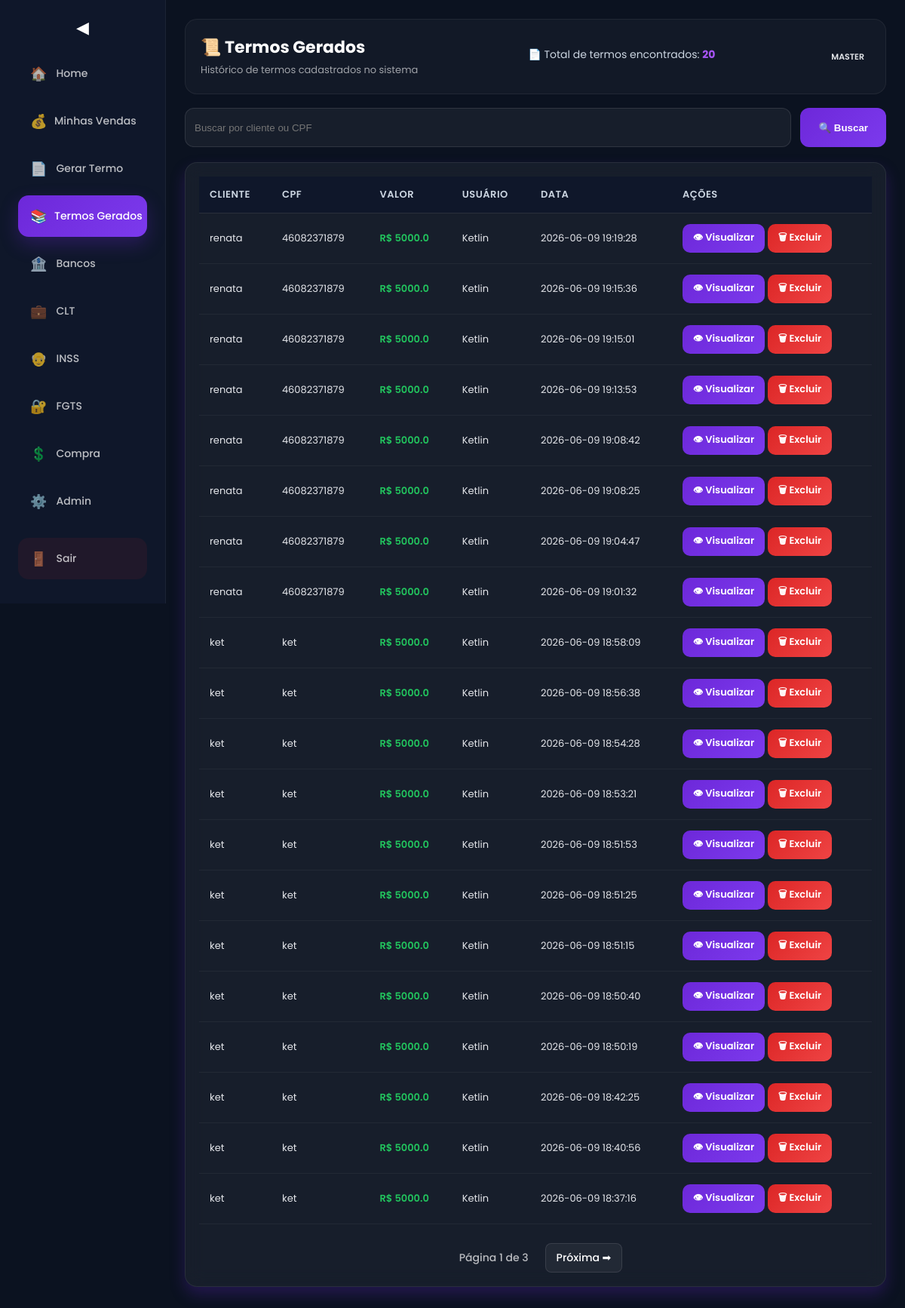
Before: /termos/historico (signed in) with the older database file.
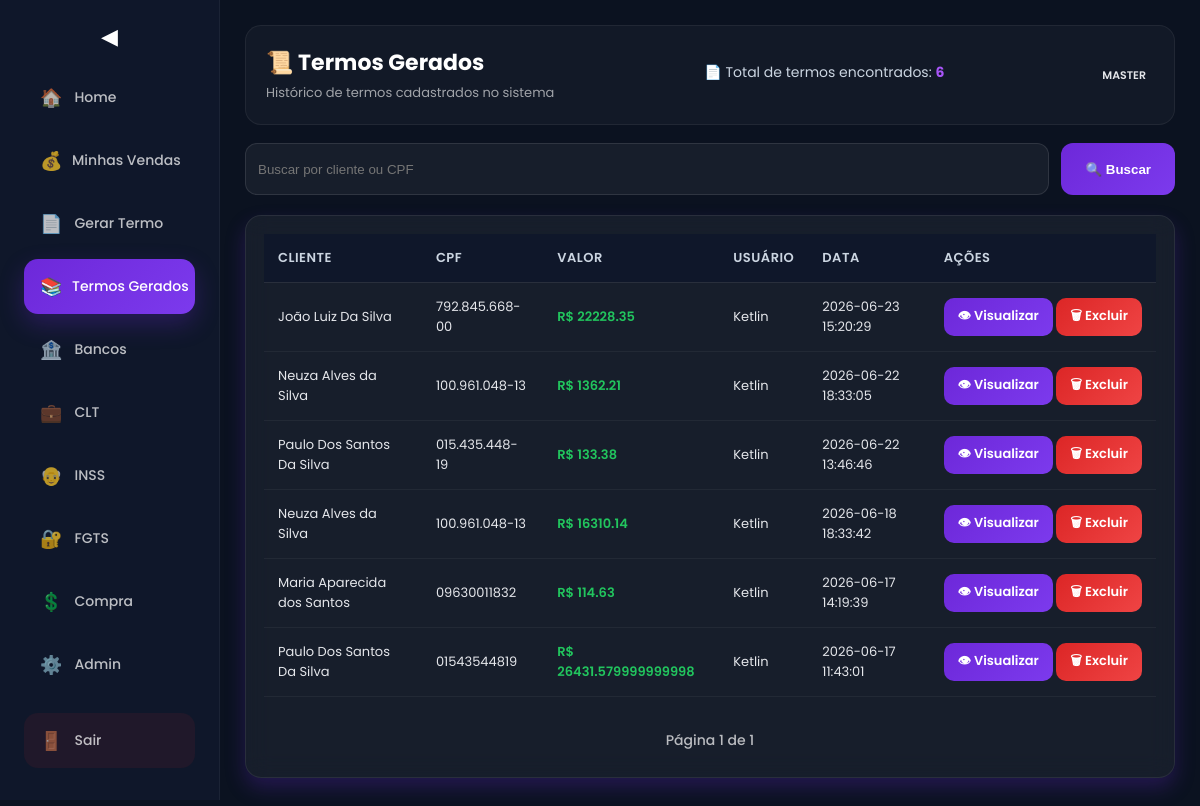
After: the same page with the newer database file.
### tables this page shows
CREATE TABLE termos (
    id INTEGER PRIMARY KEY AUTOINCREMENT,
    cliente TEXT NOT NULL,
    cpf TEXT NOT NULL,
    rg TEXT,
    profissao TEXT,
    endereco TEXT,
    numero TEXT,
    complemento TEXT,
    cidade TEXT,
    estado TEXT,

    valor_total REAL NOT NULL,
    valor_extenso TEXT,

    usuario_id INTEGER,
    usuario_nome TEXT,

    data_criacao DATETIME DEFAULT CURRENT_TIMESTAMP,

    texto_final TEXT,
    pdf_path TEXT
);

### app.py (the view, shortened to what this page needs)
@app.route("/termos/historico")
def historico():
    if "usuario_id" not in session:
        return redirect("/")
    pagina = request.args.get("pagina", 1, type=int)
    busca = request.args.get("busca", "").strip()
    busca_limpa = "".join(filter(str.isdigit, busca))
    por_pagina = 20
    offset = (pagina - 1) * por_pagina
    conn = conectar()
    cursor = conn.cursor()
    filtros = []
    params = []
    if session.get("tipo") not in ["master", "adm", "admin"]:
        filtros.append("usuario_id = ?")
        params.append(session["usuario_id"])
    where_sql = ""
    if filtros:
        where_sql = "WHERE " + " AND ".join(filtros)
    cursor.execute(f"""
        SELECT COUNT(*)
        FROM termos
        {where_sql}
    """, params)
    total = cursor.fetchone()[0]
    cursor.execute(f"""
        SELECT *
        FROM termos
        {where_sql}
        ORDER BY id DESC
        LIMIT ? OFFSET ?
    """, params + [por_pagina, offset])
    historico = cursor.fetchall()
    conn.close()
    total_paginas = ceil(total / por_pagina)
    return render_template(
        "historico.html",
        historico=historico,
        pagina=pagina,
        total_paginas=total_paginas,
        total=total,
        busca=busca,
        tipo=session.get("tipo")
    )

### app.py (called while the page is built)
def conectar():
    conn = sqlite3.connect("banco.db")
    conn.row_factory = sqlite3.Row
    return conn

### templates/historico.html (shortened to what this page needs)
<!DOCTYPE html>
<html lang="pt-br">
<head>
<link rel="stylesheet" href="/static/style.css">
</head>
<body>
<div class="sidebar" id="sidebar">
    <button class="toggle-btn" onclick="toggleSidebar()">
        ◀
    </button>
    <a href="/home">
        <span class="icon">🏠</span>
        <span class="text">Home</span>
    </a>
    <a href="/vendas">
        <span class="icon">💰</span>
        <span class="text">Minhas Vendas</span>
    </a>
    <a href="/termos">
    <span class="icon">📄</span>
    <span class="text">Gerar Termo</span>
    </a>
    <a href="/termos/historico" class="active">
    <span class="icon">📚</span>
    <span class="text">Termos Gerados</span>
    </a>
    <a href="/bancos">
        <span class="icon">🏦</span>
        <span class="text">Bancos</span>
    </a>
    <a href="/clt">
        <span class="icon">💼</span>
        <span class="text">CLT</span>
    </a>
    <a href="/inss">
        <span class="icon">👴</span>
        <span class="text">INSS</span>
    </a>
    <a href="/fgts">
        <span class="icon">🔐</span>
        <span class="text">FGTS</span>
    </a>
    <a href="/compra-divida">
        <span class="icon">💲</span>
        <span class="text">Compra</span>
    </a>
    {% if tipo|lower|trim in ["master", "admin", "adm"] %}
    <a href="/admin">
        <span class="icon">⚙️</span>
        <span class="text">Admin</span>
    </a>
    {% endif %}
    <a href="/logout">
        <span class="icon">🚪</span>
        <span class="text">Sair</span>
    </a>
</div>
<div class="conteudo">
    <div class="page">
        <div class="topo">
            <div>
                <h1>📜 Termos Gerados</h1>
                <span>Histórico de termos cadastrados no sistema</span>
            </div>
            <div class="info-termos">
            📄 Total de termos encontrados:
            <strong>{{ historico|length }}</strong>
            </div>
            <div class="tag tag-master">
                {{ tipo|upper }}
            </div>
        </div>
      <form method="GET" action="/termos/historico" class="busca-box">
    <input type="text"
           name="busca"
           value="{{ busca or '' }}"
           placeholder="Buscar por cliente ou CPF">
    <button type="submit" class="btn-busca">
        🔍 Buscar
    </button>
</form>
        <div class="box">
            <table>
                <thead>
                    <tr>
                        <th>Cliente</th>
                        <th>CPF</th>
                        <th>Valor</th>
                        <th>Usuário</th>
                        <th>Data</th>
                        <th>Ações</th>
                    </tr>
                </thead>
<tbody>
{% if historico %}
    {% for item in historico %}
    <tr>
        <td>{{ item["cliente"] }}</td>
        <td>{{ item["cpf"] }}</td>
        <td class="valor">
            R$ {{ item["valor_total"] }}
        </td>
        <td>{{ item["usuario_nome"] }}</td>
        <td>{{ item["data_criacao"] }}</td>
        <td>
    <a href="/termos/ver/{{ item['id'] }}"
       class="btn-visualizar">
        👁 Visualizar
    </a>
    {% if tipo == "master" %}
    <form action="/termos/excluir/{{ item['id'] }}"
          method="POST"
          style="display:inline;">
        <button
            type="submit"
            class="btn-excluir"
            onclick="return confirm('Deseja realmente excluir este termo?')">
            🗑 Excluir
        </button>
    </form>
    {% endif %}
    </td>
    </tr>
    {% endfor %}
{% else %}
<tr>
    <td colspan="6" style="text-align:center;padding:30px;">
        Nenhum termo encontrado.
    </td>
</tr>
{% endif %}
</tbody>
            </table>
<div class="paginacao">
<span>
Página {{ pagina }} de {{ total_paginas }}
</span>
{% if pagina < total_paginas %}
<a href="?pagina={{ pagina + 1 }}">Próxima ➡</a>
{% endif %}
</div>
        </div>
    </div>
</div>
</body>
</html>

### static/style.css (style rules this page uses)
* { margin: 0; padding: 0; box-sizing: border-box; }
body { font-family: 'Poppins', sans-serif; display: flex; min-height: 100vh; background: #0b1220; color: #e5e7eb; }
.tag { padding: 4px 8px; border-radius: 6px; font-size: 12px; }
.sidebar { width:220px; height:100vh; position:fixed; left:0; top:0; padding:24px; background:#0f172a; border-right:1px solid rgba(255,255,255,0.05); display:flex; flex-direction:column; transition:0.3s ease; overflow:hidden; }
.toggle-btn { background:none; border:none; color:white; font-size:22px; margin-bottom:20px; cursor:pointer; }
.sidebar a { display:flex; align-items:center; gap:12px; padding:14px 16px; margin-bottom:8px; border-radius:14px; text-decoration:none; color:rgba(255,255,255,0.72); font-size:14px; font-weight:500; transition:0.22s; }
.sidebar .icon { min-width:20px; text-align:center; font-size:18px; }
.sidebar .text { white-space:nowrap; }
.sidebar a.active { background:linear-gradient( 135deg, #6d28d9, #7c3aed ); color:white; box-shadow: 0 10px 25px rgba(109,40,217,0.28); }
.sidebar a[href="/logout"] { margin-top:auto; background:rgba(220,38,38,0.08); }
.conteudo { margin-left: 220px; transition:0.3s ease; width: calc(100% - 220px); padding: 30px; gap: 20px; display: block; }
.topo { display: flex; justify-content: space-between; align-items: flex-start; gap: 20px; padding: 20px; background: rgba(255,255,255,0.03); border: 1px solid rgba(255,255,255,0.06); border-radius: 16px; margin-bottom: 20px; }
.topo h1 { font-size: 22px; color: white; }
.topo span { font-size: 13px; color: rgba(255,255,255,0.6); }
.box { background: rgba(255,255,255,0.03); border: 1px solid rgba(255,255,255,0.06); border-radius: 16px; padding: 20px; margin-bottom: 20px; }
input, select, textarea { background: rgba(255,255,255,0.05); border: 1px solid rgba(255,255,255,0.1); padding: 10px 12px; border-radius: 10px; color: rgb(112, 112, 112); outline: none; }
table { width: 100%; border-collapse: collapse; }
th { text-align: left; padding: 14px; font-size: 13px; color: rgba(255,255,255,0.6); border-bottom: 1px solid rgba(255,255,255,0.08); }
td { padding: 14px; font-size: 13px; vertical-align: middle; border-bottom: 1px solid rgba(255,255,255,0.05); }
td:last-child { white-space: nowrap; }
.paginacao { display: flex; justify-content: center; align-items: center; gap: 15px; margin-top: 15px; }
.paginacao span { color: rgba(255,255,255,0.7); font-size: 13px; }
.tag { font-size: 11px; padding: 4px 8px; border-radius: 8px; font-weight: 600; }
.page { display:block !important; width:100%; }
.card, .card-home, .acesso, .card-meta, .card-inteligencia, .ranking-card, .section, .box, .progresso-card, .comissao-card, .tabela-item, .acesso-box { background: rgba(17,24,39,0.75); border: 1px solid rgba(255,255,255,0.06); border-radius: 16px; padding: 18px; box-shadow: 0 10px 25px rgba(0,0,0,0.25); transition: 0.25s ease; color: #e5e7eb; margin-bottom: 20px; }
table tbody tr { transition: all 0.25s ease; }
td { transition: 0.2s ease; }
html, body { overflow-x: hidden; }
table { width: 100%; table-layout: auto; }
td, th { word-wrap: break-word; overflow-wrap: break-word; }
.btn-salvar, .btn-excluir { padding:8px 12px; font-size:13px; }
thead th { position:sticky; top:0; z-index:10; background:#0f172a; }

Changed rows visible on the page:
removed termos: cliente "renata", cpf "46082371879", valor_total "5000.0", usuario_nome "Ketlin", data_criacao "2026-06-09 19:19:28"
removed termos: cliente "renata", cpf "46082371879", valor_total "5000.0", usuario_nome "Ketlin", data_criacao "2026-06-09 19:15:36"
removed termos: cliente "renata", cpf "46082371879", valor_total "5000.0", usuario_nome "Ketlin", data_criacao "2026-06-09 19:15:01"
removed termos: cliente "renata", cpf "46082371879", valor_total "5000.0", usuario_nome "Ketlin", data_criacao "2026-06-09 19:13:53"
removed termos: cliente "renata", cpf "46082371879", valor_total "5000.0", usuario_nome "Ketlin", data_criacao "2026-06-09 19:08:42"
removed termos: cliente "renata", cpf "46082371879", valor_total "5000.0", usuario_nome "Ketlin", data_criacao "2026-06-09 19:08:25"
removed termos: cliente "renata", cpf "46082371879", valor_total "5000.0", usuario_nome "Ketlin", data_criacao "2026-06-09 19:04:47"
removed termos: cliente "renata", cpf "46082371879", valor_total "5000.0", usuario_nome "Ketlin", data_criacao "2026-06-09 19:01:32"
removed termos: cliente "ket", cpf "ket", valor_total "5000.0", usuario_nome "Ketlin", data_criacao "2026-06-09 18:58:09"
removed termos: cliente "ket", cpf "ket", valor_total "5000.0", usuario_nome "Ketlin", data_criacao "2026-06-09 18:56:38"
removed termos: cliente "ket", cpf "ket", valor_total "5000.0", usuario_nome "Ketlin", data_criacao "2026-06-09 18:54:28"
removed termos: cliente "ket", cpf "ket", valor_total "5000.0", usuario_nome "Ketlin", data_criacao "2026-06-09 18:53:21"
removed termos: cliente "ket", cpf "ket", valor_total "5000.0", usuario_nome "Ketlin", data_criacao "2026-06-09 18:51:53"
removed termos: cliente "ket", cpf "ket", valor_total "5000.0", usuario_nome "Ketlin", data_criacao "2026-06-09 18:51:25"
removed termos: cliente "ket", cpf "ket", valor_total "5000.0", usuario_nome "Ketlin", data_criacao "2026-06-09 18:51:15"
removed termos: cliente "ket", cpf "ket", valor_total "5000.0", usuario_nome "Ketlin", data_criacao "2026-06-09 18:50:40"
removed termos: cliente "ket", cpf "ket", valor_total "5000.0", usuario_nome "Ketlin", data_criacao "2026-06-09 18:50:19"
removed termos: cliente "ket", cpf "ket", valor_total "5000.0", usuario_nome "Ketlin", data_criacao "2026-06-09 18:42:25"
removed termos: cliente "ket", cpf "ket", valor_total "5000.0", usuario_nome "Ketlin", data_criacao "2026-06-09 18:40:56"
removed termos: cliente "ket", cpf "ket", valor_total "5000.0", usuario_nome "Ketlin", data_criacao "2026-06-09 18:37:16"
added termos: cliente "João Luiz Da Silva", cpf "792.845.668-00", valor_total "22228.35", usuario_nome "Ketlin", data_criacao "2026-06-23 15:20:29"
added termos: cliente "Neuza Alves da Silva", cpf "100.961.048-13", valor_total "1362.21", usuario_nome "Ketlin", data_criacao "2026-06-22 18:33:05"
added termos: cliente "Paulo Dos Santos Da Silva", cpf "015.435.448-19", valor_total "133.38", usuario_nome "Ketlin", data_criacao "2026-06-22 13:46:46"
added termos: cliente "Neuza Alves da Silva", cpf "100.961.048-13", valor_total "16310.14", usuario_nome "Ketlin", data_criacao "2026-06-18 18:33:42"
added termos: cliente "Maria Aparecida dos Santos", cpf "09630011832", valor_total "114.63", usuario_nome "Ketlin", data_criacao "2026-06-17 14:19:39"
added termos: cliente "Paulo Dos Santos Da Silva", cpf "01543544819", valor_total "26431.579999999998", usuario_nome "Ketlin", data_criacao "2026-06-17 11:43:01"
Other visible differences:
{{ historico|length }}: "20" → "6"
{{ total_paginas }}: "3" → "1"
text no longer shown: "Próxima ➡"
